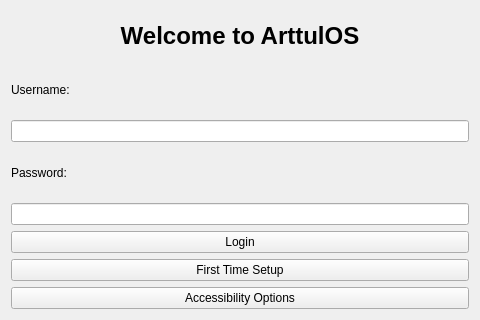
<?xml version="1.0" encoding="UTF-8"?>
<ui version="4.0">
 <class>LoginManager</class>
 <widget class="QWidget" name="LoginManager">
  <property name="geometry">
   <rect>
    <x>0</x>
    <y>0</y>
    <width>480</width>
    <height>320</height>
   </rect>
  </property>
  <property name="windowTitle">
   <string>ArttulOS Login</string>
  </property>
  <layout class="QVBoxLayout" name="verticalLayout">
   <item>
    <widget class="QLabel" name="logoLabel">
     <property name="text">
      <string>Welcome to ArttulOS</string>
     </property>
     <property name="alignment">
      <set>Qt::AlignCenter</set>
     </property>
     <property name="font">
      <font>
       <pointsize>18</pointsize>
       <bold>true</bold>
      </font>
     </property>
    </widget>
   </item>
   <item>
    <widget class="QLabel" name="userLabel">
     <property name="text">
      <string>Username:</string>
     </property>
    </widget>
   </item>
   <item>
    <widget class="QLineEdit" name="userInput"/>
   </item>
   <item>
    <widget class="QLabel" name="passLabel">
     <property name="text">
      <string>Password:</string>
     </property>
    </widget>
   </item>
   <item>
    <widget class="QLineEdit" name="passInput">
     <property name="echoMode">
      <enum>QLineEdit::Password</enum>
     </property>
    </widget>
   </item>
   <item>
    <widget class="QPushButton" name="loginBtn">
     <property name="text">
      <string>Login</string>
     </property>
    </widget>
   </item>
   <item>
    <widget class="QPushButton" name="onboardBtn">
     <property name="text">
      <string>First Time Setup</string>
     </property>
    </widget>
   </item>
   <item>
    <widget class="QPushButton" name="accessBtn">
     <property name="text">
      <string>Accessibility Options</string>
     </property>
    </widget>
   </item>
  </layout>
 </widget>
 <resources/>
 <connections/>
</ui>
